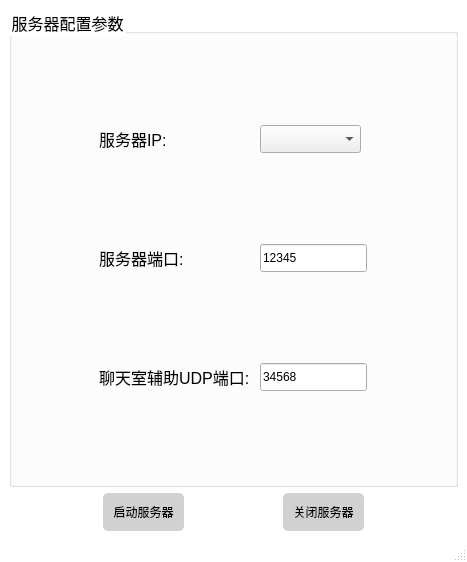
<?xml version="1.0" encoding="UTF-8"?>
<ui version="4.0">
 <class>MainWindow</class>
 <widget class="QMainWindow" name="MainWindow">
  <property name="geometry">
   <rect>
    <x>0</x>
    <y>0</y>
    <width>467</width>
    <height>562</height>
   </rect>
  </property>
  <property name="windowTitle">
   <string>MainWindow</string>
  </property>
  <property name="styleSheet">
   <string notr="true">QPushButton{
	padding: 10px;
	border-radius: 5px;
	background-color: #d1d1d1
}

QPushButton:hover{
	padding: 10px;
	border-radius: 5px;
	background-color: #c1c1c1
}



QMainWindow{
	background-color: white
}


</string>
  </property>
  <widget class="QWidget" name="centralwidget">
   <layout class="QVBoxLayout" name="verticalLayout" stretch="8,2">
    <item>
     <widget class="QGroupBox" name="groupBox">
      <property name="styleSheet">
       <string notr="true">QGroupBox{
	font-family: 微软雅黑;
	font-size: 16px;
    background-color: white
}
QLabel{
	font-family: 微软雅黑;
	font-size: 16px;
	padding: 5px 0px;
}

QLineEdit,QComboBox{
	padding: 5px 0px;
}

</string>
      </property>
      <property name="title">
       <string>服务器配置参数</string>
      </property>
      <layout class="QGridLayout" name="gridLayout">
       <item row="0" column="0">
        <spacer name="horizontalSpacer_4">
         <property name="orientation">
          <enum>Qt::Horizontal</enum>
         </property>
         <property name="sizeHint" stdset="0">
          <size>
           <width>76</width>
           <height>18</height>
          </size>
         </property>
        </spacer>
       </item>
       <item row="0" column="1">
        <widget class="QLabel" name="label">
         <property name="text">
          <string>服务器IP:</string>
         </property>
        </widget>
       </item>
       <item row="0" column="2">
        <widget class="QComboBox" name="comboBox">
         <property name="sizePolicy">
          <sizepolicy hsizetype="Expanding" vsizetype="Fixed">
           <horstretch>0</horstretch>
           <verstretch>0</verstretch>
          </sizepolicy>
         </property>
        </widget>
       </item>
       <item row="0" column="3" colspan="2">
        <spacer name="horizontalSpacer_5">
         <property name="orientation">
          <enum>Qt::Horizontal</enum>
         </property>
         <property name="sizeHint" stdset="0">
          <size>
           <width>81</width>
           <height>20</height>
          </size>
         </property>
        </spacer>
       </item>
       <item row="1" column="0">
        <spacer name="horizontalSpacer_7">
         <property name="orientation">
          <enum>Qt::Horizontal</enum>
         </property>
         <property name="sizeHint" stdset="0">
          <size>
           <width>76</width>
           <height>13</height>
          </size>
         </property>
        </spacer>
       </item>
       <item row="1" column="1">
        <widget class="QLabel" name="label_2">
         <property name="text">
          <string>服务器端口:</string>
         </property>
        </widget>
       </item>
       <item row="1" column="2" colspan="2">
        <widget class="QLineEdit" name="lineEdit">
         <property name="text">
          <string>12345</string>
         </property>
        </widget>
       </item>
       <item row="1" column="4">
        <spacer name="horizontalSpacer_6">
         <property name="orientation">
          <enum>Qt::Horizontal</enum>
         </property>
         <property name="sizeHint" stdset="0">
          <size>
           <width>75</width>
           <height>20</height>
          </size>
         </property>
        </spacer>
       </item>
       <item row="2" column="0">
        <spacer name="horizontalSpacer_8">
         <property name="orientation">
          <enum>Qt::Horizontal</enum>
         </property>
         <property name="sizeHint" stdset="0">
          <size>
           <width>76</width>
           <height>13</height>
          </size>
         </property>
        </spacer>
       </item>
       <item row="2" column="1">
        <widget class="QLabel" name="label_3">
         <property name="text">
          <string>聊天室辅助UDP端口:</string>
         </property>
        </widget>
       </item>
       <item row="2" column="2" colspan="2">
        <widget class="QLineEdit" name="lineEdit_2">
         <property name="text">
          <string>34568</string>
         </property>
        </widget>
       </item>
       <item row="2" column="4">
        <spacer name="horizontalSpacer_9">
         <property name="orientation">
          <enum>Qt::Horizontal</enum>
         </property>
         <property name="sizeHint" stdset="0">
          <size>
           <width>75</width>
           <height>20</height>
          </size>
         </property>
        </spacer>
       </item>
      </layout>
     </widget>
    </item>
    <item>
     <layout class="QHBoxLayout" name="horizontalLayout">
      <item>
       <spacer name="horizontalSpacer_2">
        <property name="orientation">
         <enum>Qt::Horizontal</enum>
        </property>
        <property name="sizeHint" stdset="0">
         <size>
          <width>40</width>
          <height>20</height>
         </size>
        </property>
       </spacer>
      </item>
      <item>
       <widget class="QPushButton" name="startButton">
        <property name="text">
         <string>启动服务器</string>
        </property>
       </widget>
      </item>
      <item>
       <spacer name="horizontalSpacer">
        <property name="orientation">
         <enum>Qt::Horizontal</enum>
        </property>
        <property name="sizeHint" stdset="0">
         <size>
          <width>40</width>
          <height>20</height>
         </size>
        </property>
       </spacer>
      </item>
      <item>
       <widget class="QPushButton" name="stopButton">
        <property name="text">
         <string>关闭服务器</string>
        </property>
       </widget>
      </item>
      <item>
       <spacer name="horizontalSpacer_3">
        <property name="orientation">
         <enum>Qt::Horizontal</enum>
        </property>
        <property name="sizeHint" stdset="0">
         <size>
          <width>40</width>
          <height>20</height>
         </size>
        </property>
       </spacer>
      </item>
     </layout>
    </item>
   </layout>
  </widget>
  <widget class="QMenuBar" name="menubar">
   <property name="geometry">
    <rect>
     <x>0</x>
     <y>0</y>
     <width>467</width>
     <height>26</height>
    </rect>
   </property>
  </widget>
  <widget class="QStatusBar" name="statusbar"/>
 </widget>
 <resources/>
 <connections/>
</ui>
